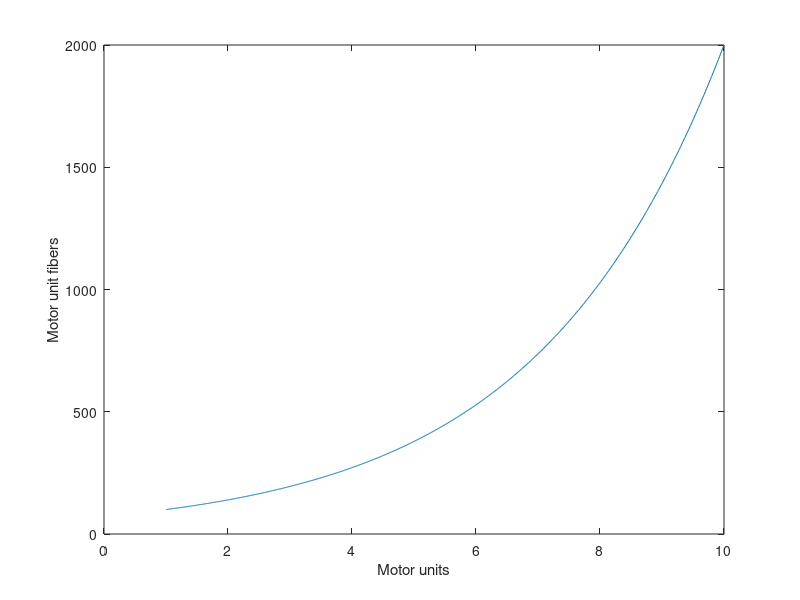

Write MATLAB code to recreate this figure. (Note: this script raises an error after producing the figure.)
% Jesse Liu 111639610
clear all;close all;clc;

%% 1a
N = 10;  % Number of motor units within a muscle
i = 1:.01:N;  % ith motor unit
a = 100;
b = (log(2000/100))/(i(end)-1);
n = a.*exp(b.*(i-1));  % number of motor unit fibers in the ith unit

figure()
plot(i,n)
xlabel('Motor units')
ylabel('Motor unit fibers')

%% 2
load('emg_conduction_velocity.mat')
time = linspace(0,(1/4000)*1000*length(emg_data),length(emg_data));  % 4000Hz to ms
figure()
plot(time,emg_data)
legend(legend_labels)
xlabel('time (ms)')
ylabel('emg amplitude (mV)')

distance = [7 10 12.5 35 45 61 66]*10;  % mm
time = [10.08 9.579 11.09 14.12 16.13 19.66 20.17];  % ms
figure()
scatter(time,distance,'o')
legend('Location','Best')
xlabel('time (ms)')
ylabel('distance (mm)')

%% 3
load('emg_signal_from_emglab.mat')
t = linspace(0,(1/10000)*1000*length(sig),length(sig));  % 10000Hz to ms
figure()
plot(t,sig)
xlabel('time (ms)')
ylabel('signal amplitude (mV)')

%% 3a
fourier = fft(sig);

Fs = 10000;  % sampling frequency (samples/sec)
N = length(sig);  % Hz signal
freqHz = (0:1:length(fourier)-1)*Fs/N;

bottom = find(freqHz <= 1000);
top = find((10000-freqHz) <= 1000);
fourier(bottom) = 0;
fourier(top) = 0;
correct = ifft(fourier);

t = linspace(0,(1/10000)*1000*length(correct),length(correct));
figure()
plot(t,correct)
ylabel('voltage (mV)')
xlabel('time (ms)')